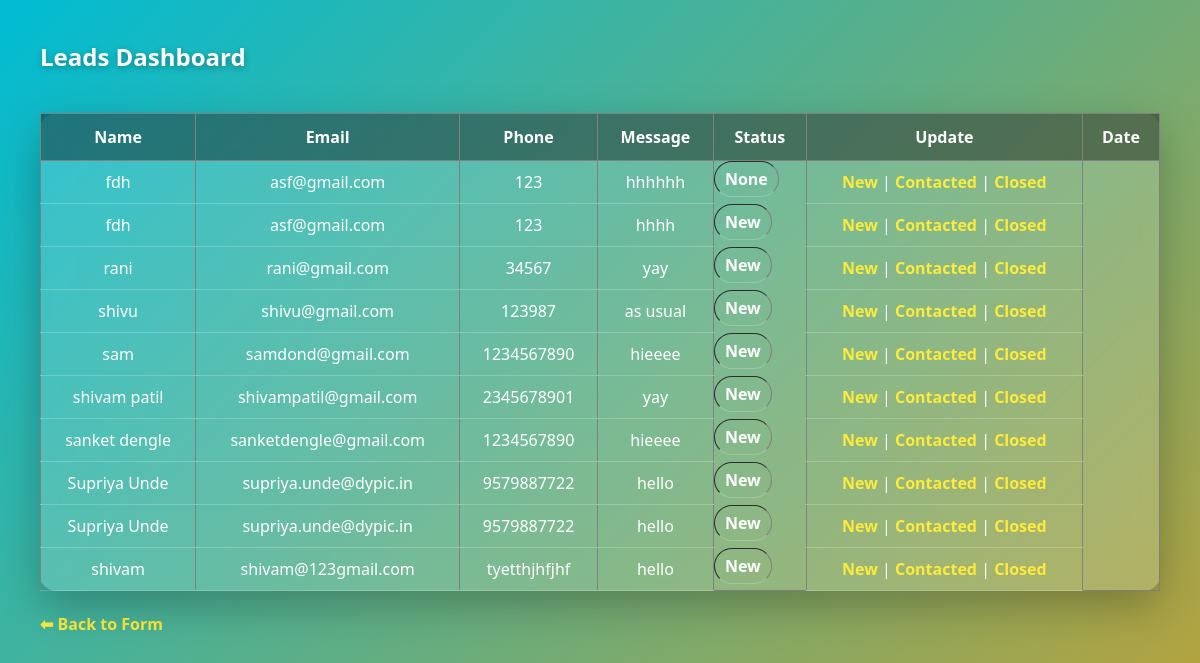
/dashboard, run on the app's committed database.
### tables this page shows
CREATE TABLE leads (
            id INTEGER PRIMARY KEY AUTOINCREMENT,
            name TEXT,
            email TEXT,
            phone TEXT,
            message TEXT,
            status TEXT,
            date TEXT
        );

### app.py (the view)
@app.route("/dashboard")
def dashboard():
    conn = get_db()
    leads = conn.execute("SELECT * FROM leads ORDER BY id DESC").fetchall()
    conn.close()
    return render_template("dashboard.html", leads=leads)

### app.py (called while the page is built)
def get_db():
    conn = sqlite3.connect("leads.db")
    conn.row_factory = sqlite3.Row
    return conn

### templates/dashboard.html (shortened to what this page needs)
<!DOCTYPE html>
<html>
<head>
    <link rel="stylesheet" href="{{ url_for('static', filename='style.css') }}">
</head>
<body>
    <h2>Leads Dashboard</h2>
    <table border="1" cellpadding="10">
        <tr>
            <th>Name</th>
            <th>Email</th>
            <th>Phone</th>
            <th>Message</th>
            <th>Status</th>
            <th>Update</th>
            <th>Date</th>
        </tr>
        <tbody>
            {% for lead in leads %}
            <tr>
                <td>{{ lead['name'] }}</td>
                <td>{{ lead['email'] }}</td>
                <td>{{ lead['phone'] }}</td>
                <td>{{ lead['message'] }}</td>
                <td>{{ lead['status'] }}</td>
                <td>
                    <a href="/update/{{ lead['id'] }}/New">New</a> |
                    <a href="/update/{{ lead['id'] }}/Contacted">Contacted</a> |
                    <a href="/update/{{ lead['id'] }}/Closed">Closed</a>
                </td>
            </tr>
            {% endfor %}
        </tbody>
    </table>
    <br>
    <a href="/">⬅ Back to Form</a>
</body>
</html>

### static/style.css (style rules this page uses)
* { box-sizing: border-box; margin: 0; padding: 0; }
body { font-family: 'Segoe UI', Tahoma, sans-serif; background: linear-gradient(-45deg, #2196f3, #9c27b0, #ff9800, #00bcd4); background-size: 400% 400%; animation: gradientBG 12s ease infinite; min-height: 100vh; padding: 40px; }
h2 { color: #fff; margin-bottom: 20px; text-shadow: 0 2px 6px rgba(0, 0, 0, 0.3); }
form, table { background: rgba(255, 255, 255, 0.15); backdrop-filter: blur(15px); -webkit-backdrop-filter: blur(15px); border-radius: 16px; box-shadow: 0 15px 40px rgba(0, 0, 0, 0.25); }
table { width: 100%; margin-top: 40px; border-collapse: collapse; animation: fadeIn 0.8s ease; }
th { background: rgba(0, 0, 0, 0.4); color: white; padding: 12px; }
td { padding: 10px; color: #fff; text-align: center; border-bottom: 1px solid rgba(255, 255, 255, 0.2); }
td:nth-child(5) { font-weight: bold; padding: 6px 10px; border-radius: 20px; display: inline-block; }
a { color: #ffeb3b; font-weight: bold; text-decoration: none; transition: color 0.3s ease; }

### data on the page
leads: name "fdh", email "asf@gmail.com", phone "123", message "hhhhhh", status "None"
leads: name "fdh", email "asf@gmail.com", phone "123", message "hhhh", status "New"
leads: name "rani", email "rani@gmail.com", phone "34567", message "yay", status "New"
leads: name "shivu", email "shivu@gmail.com", phone "123987", message "as usual", status "New"
leads: name "sam", email "samdond@gmail.com", phone "1234567890", message "hieeee", status "New"
leads: name "shivam patil", email "shivampatil@gmail.com", phone "2345678901", message "yay", status "New"
leads: name "sanket dengle", email "sanketdengle@gmail.com", phone "1234567890", message "hieeee", status "New"
leads: name "Supriya Unde", email "supriya.unde@dypic.in", phone "9579887722", message "hello", status "New"
leads: name "Supriya Unde", email "supriya.unde@dypic.in", phone "9579887722", message "hello", status "New"
leads: name "shivam", email "shivam@123gmail.com", phone "tyetthjhfjhf", message "hello", status "New"
